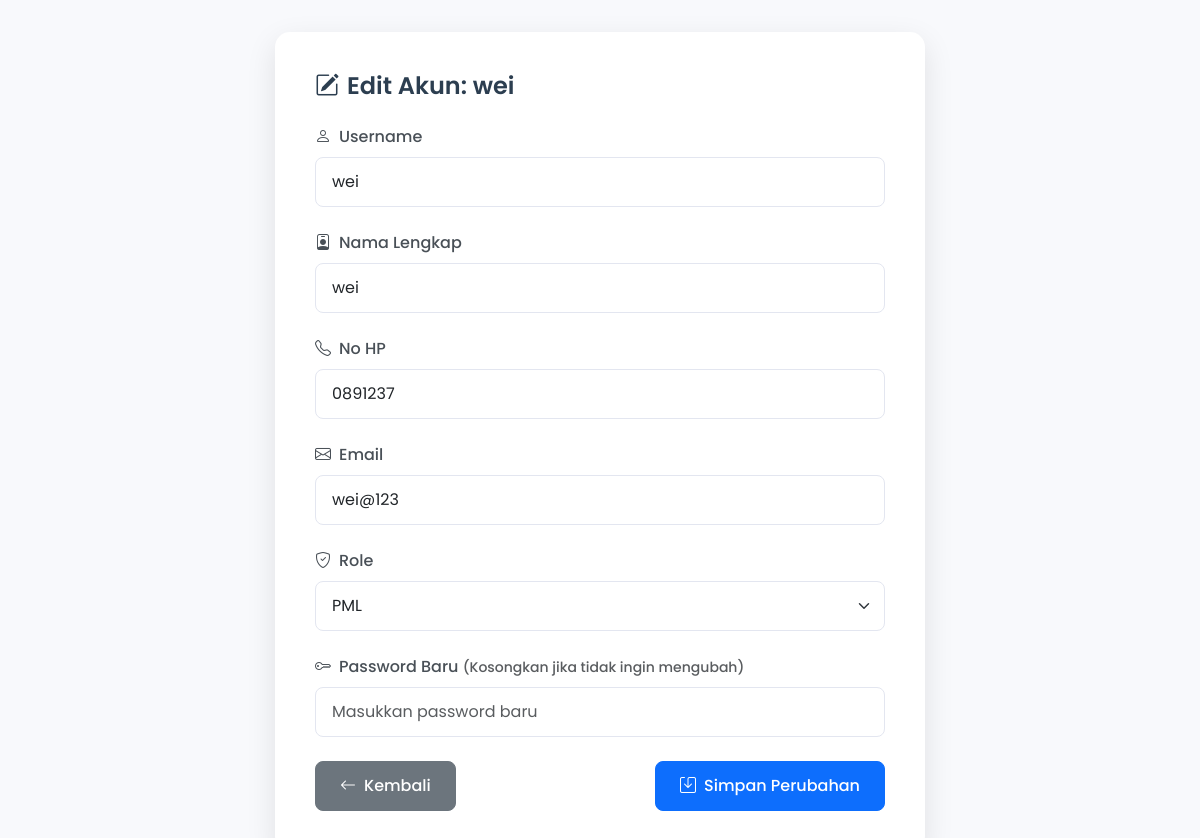
Screenshot of /service/super-admin/edit_akun.php?id=15 (signed in) with the database file from the repository.
### tables this page shows
CREATE TABLE `users` (
  `id` int(11) NOT NULL,
  `username` varchar(50) NOT NULL,
  `password` varchar(255) NOT NULL,
  `nama_lengkap` varchar(100) DEFAULT NULL,
  `no_hp` varchar(20) NOT NULL,
  `email` varchar(50) NOT NULL,
  `role` enum('pcl','pml','supervisor') DEFAULT 'pcl',
  `created_at` timestamp NOT NULL DEFAULT current_timestamp(),
  `updated_at` timestamp NULL DEFAULT NULL ON UPDATE current_timestamp()
);

### service/super-admin/edit_akun.php (the view, shortened to what this page needs)
<?php
include '../../config/koneksi.php';
$id = isset($_GET['id']) ? intval($_GET['id']) : 0;
$query = mysqli_query($conn, "SELECT * FROM users WHERE id = $id");
$user = mysqli_fetch_assoc($query);
?>
<!DOCTYPE html>
<html lang="id">
<head>
    <link href="https://cdn.jsdelivr.net/npm/bootstrap@5.3.0/dist/css/bootstrap.min.css" rel="stylesheet">
    <link href="https://cdn.jsdelivr.net/npm/bootstrap-icons@1.10.5/font/bootstrap-icons.css" rel="stylesheet">
</head>
<body>
<div class="container-fluid">
    <div class="row justify-content-center">
        <div class="col-12">
            <div class="card">
                <div class="card-body">
                    <h4>
                        <i class="bi bi-pencil-square me-2"></i>Edit Akun: <?= htmlspecialchars($user['username']) ?>
                    </h4>
                    <form method="post" autocomplete="off">
                        <div class="mb-3">
                            <label class="form-label">
                                <i class="bi bi-person me-2"></i>Username
                            </label>
                            <input type="text" name="username" class="form-control" required
                                   value="<?= htmlspecialchars($user['username']); ?>"
                                   placeholder="Masukkan username">
                        </div>
                        <div class="mb-3">
                            <label class="form-label">
                                <i class="bi bi-person-badge me-2"></i>Nama Lengkap
                            </label>
                            <input type="text" name="nama_lengkap" class="form-control" required
                                   value="<?= htmlspecialchars($user['nama_lengkap']); ?>"
                                   placeholder="Masukkan nama lengkap">
                        </div>
                        <div class="mb-3">
                            <label class="form-label">
                                <i class="bi bi-telephone me-2"></i>No HP
                            </label>
                            <input type="text" name="no_hp" class="form-control" required
                                   value="<?= htmlspecialchars($user['no_hp']); ?>"
                                   placeholder="Masukkan nomor HP">
                        </div>
                        <div class="mb-3">
                            <label class="form-label">
                                <i class="bi bi-envelope me-2"></i>Email
                            </label>
                            <input type="email" name="email" class="form-control" required
                                   value="<?= htmlspecialchars($user['email']); ?>"
                                   placeholder="Masukkan email">
                        </div>
                        <div class="mb-3">
                            <label class="form-label">
                                <i class="bi bi-shield-check me-2"></i>Role
                            </label>
                            <select name="role" class="form-select" required>
                                <option value="pml" <?= $user['role'] === 'pml' ? 'selected' : '' ?>>PML</option>
                            </select>
                        </div>
                        <div class="mb-3">
                            <label class="form-label">
                                <i class="bi bi-key me-2"></i>Password Baru
                                <span class="text-muted">(Kosongkan jika tidak ingin mengubah)</span>
                            </label>
                            <input type="password" name="password" class="form-control"
                                   placeholder="Masukkan password baru">
                        </div>
                        <div class="d-flex justify-content-between">
                            <a href="monitoring_akun.php" class="btn btn-secondary btn-custom">
                                <i class="bi bi-arrow-left me-2"></i>Kembali
                            </a>
                            <button type="submit" class="btn btn-primary btn-custom">
                                <i class="bi bi-save me-2"></i>Simpan Perubahan
                            </button>
                        </div>
                    </form>
                </div>
            </div>
        </div>
    </div>
</div>
</body>
</html>

### service/super-admin/edit_akun.php (style rules this page uses)
body { font-family: 'Poppins', sans-serif; background-color: #f8f9fc; min-height: 100vh; padding: clamp(1rem, 3vw, 2rem); }
.card { width: 100%; max-width: 600px; margin: 0 auto; border-radius: 15px; box-shadow: 0 10px 30px rgba(0, 0, 0, 0.1); border: none; background: white; }
.card-body { padding: clamp(1.5rem, 4vw, 2rem); }
h4 { font-weight: 600; color: #2c3e50; font-size: clamp(1.25rem, 3vw, 1.5rem); margin-bottom: 1.5rem; }
.form-label { font-weight: 500; color: #495057; margin-bottom: 0.5rem; font-size: clamp(0.875rem, 1.8vw, 1rem); }
.form-control, .form-select { border-radius: 8px; border: 1px solid #e3e6f0; padding: clamp(0.6rem, 1.5vw, 0.75rem) clamp(0.8rem, 2vw, 1rem); font-size: clamp(0.875rem, 1.8vw, 1rem); transition: all 0.3s ease; }
.btn-custom { border-radius: 8px; transition: all 0.3s ease; font-weight: 500; padding: clamp(0.6rem, 1.5vw, 0.75rem) clamp(1rem, 2.5vw, 1.5rem); font-size: clamp(0.875rem, 1.8vw, 1rem); min-width: clamp(100px, 20vw, 120px); }
.btn-primary { background-color: #0d6efd; border-color: #0d6efd; }
.btn-secondary { background-color: #6c757d; border-color: #6c757d; }
.mb-3 { margin-bottom: 1.5rem !important; }
.d-flex { gap: clamp(0.5rem, 2vw, 1rem); }
.text-muted { font-size: clamp(0.75rem, 1.5vw, 0.875rem); }
@media (min-width: 1200px) { .card { max-width: 650px; } }
@media (min-width: 1200px) { .card-body { padding: 2.5rem; } }

### rows the page displays
users: username "wei", nama_lengkap "wei", no_hp "0891237", email "wei@123", role "PML"
